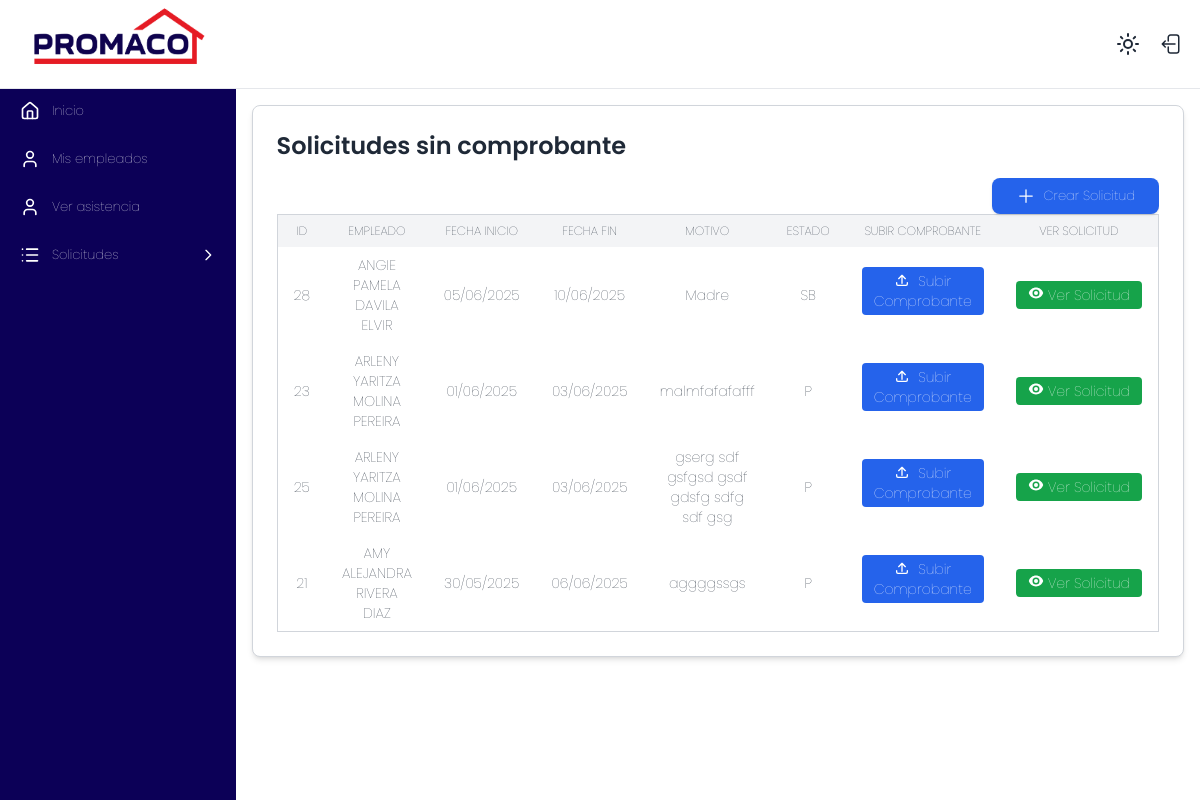
The app's page /marcaje/subir_comprobantes/ (signed in), older data.
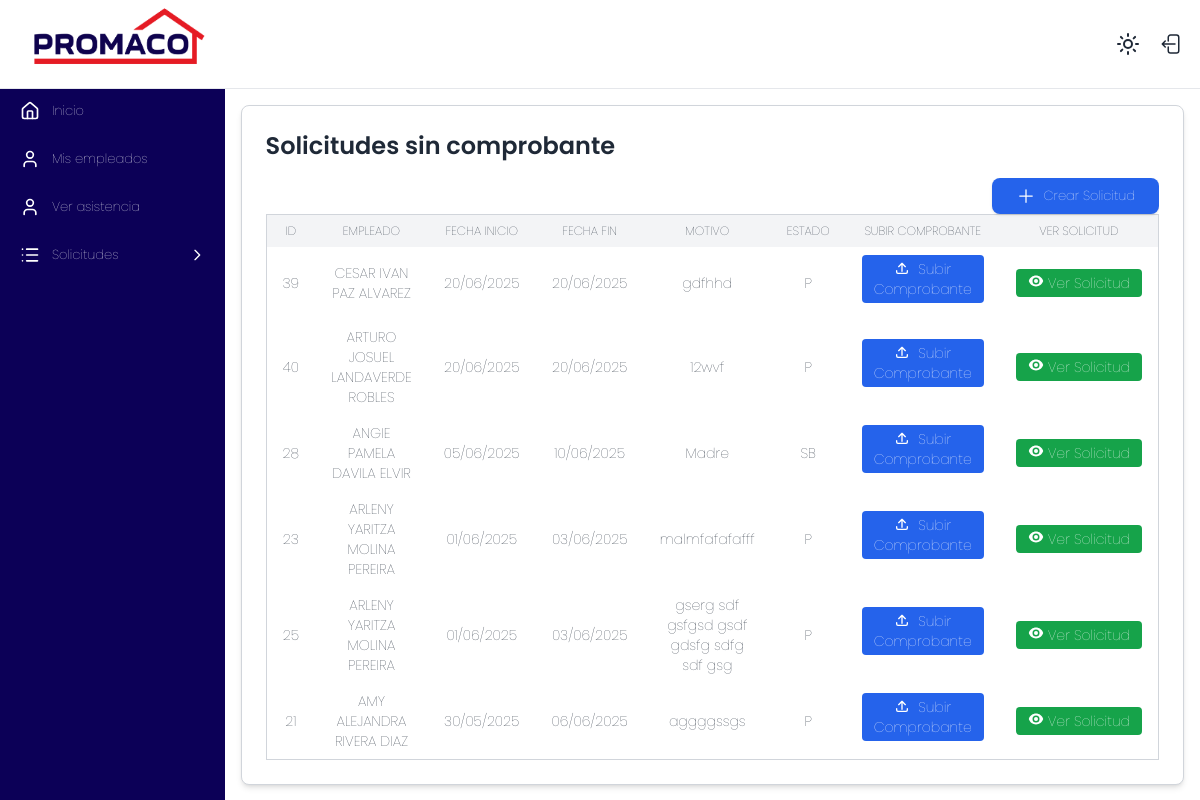
The same page, newer data.
### marcaje/models.py (models this page shows, shortened)
class Permisos(models.Model):
    ESTADO_SOLICITUD = [
        ('P', 'Pendiente'),
        ('A', 'Aprobada'),
        ('SB', 'SUBSANADO'),
        ('R', 'Rechazada'),
    ]
    encargado = models.ForeignKey(Empleado, related_name="solicitudes_enviadas", on_delete=models.PROTECT)
    empleado = models.ForeignKey(Empleado, on_delete=models.CASCADE)
    tipo_permiso = models.ForeignKey(TipoPermisos, on_delete=models.PROTECT)
    fecha_inicio = models.DateField()
    fecha_final = models.DateField()
    fecha_solicitud = models.DateField(auto_now_add=True)
    hora_inicio = models.TimeField(null=True, blank=True)
    hora_final = models.TimeField(null=True, blank=True)
    descripcion = models.CharField(max_length=300)
    tiene_comprobante = models.BooleanField(default=False)
    estado_solicitud = models.CharField(max_length=2, choices=ESTADO_SOLICITUD, default='P')
    pendiente_subsanar = models.BooleanField(default=False)
    aprobacion_gerencial = models.BooleanField(default=False)

class Empleado(models.Model):
    user = models.OneToOneField(User, on_delete=models.SET_NULL, null=True, blank=True, related_name='empleado_marcaje')
    id_externo = models.IntegerField(unique=True)
    codigo = models.CharField(max_length=20)
    nombre = models.CharField(max_length=100)
    departamento = models.CharField(max_length=100)
    sucursal = models.ForeignKey(Sucursal, on_delete=models.PROTECT)
    es_encargado = models.BooleanField(default=False)
    class Meta:
        verbose_name = "Empleado"
        verbose_name_plural = "Empleados"
        ordering = ['nombre']
    def __str__(self):
        return f"{self.nombre} "

### marcaje/views.py (the view)
        def _wrapped_view(request, *args, **kwargs):
            if not request.user.is_authenticated or not check(request.user):
                raise Http404("Página no encontrada")
            return view_func(request, *args, **kwargs)

### marcaje/context_processors.py (called while the page is built)
def empleados_a_cargo_context(request):
    empleados_cargo = []
    encargado_obj = None
    if request.user.is_authenticated:
        try:
            encargado = Empleado.objects.get(user=request.user)
            encargado_obj = encargado
            if encargado.es_encargado:
                empleados_cargo = Empleado.objects.filter(
                    encargado_asignado__encargado=encargado
                )
        except Empleado.DoesNotExist:
            encargado_obj = None
    return {'empleados_a_cargo_global': empleados_cargo, 'encargado': encargado_obj}

### marcaje/templatetags/auth_extras.py (called while the page is built)
@register.filter(name='has_group')
def has_group(user, group_name):
    return user.groups.filter(name=group_name).exists()

### marcaje/views.py (called while the page is built)
def grupo_requerido(nombre_grupo):
    def check(user):
        return user.groups.filter(name=nombre_grupo).exists()
    def decorator(view_func):
        def _wrapped_view(request, *args, **kwargs):
            if not request.user.is_authenticated or not check(request.user):
                raise Http404("Página no encontrada")
            return view_func(request, *args, **kwargs)
        return _wrapped_view
    return decorator

@login_required
@grupo_requerido('encargado')
def subir_comprobante(request):
    try:
        encargado = Empleado.objects.get(user=request.user)
    except Empleado.DoesNotExist:
        return render(request, 'sin_permisos.html')
    solicitudes = Permisos.objects.filter(Q(encargado=encargado, tiene_comprobante=False) | Q(encargado=encargado, estado_solicitud='SB', pendiente_subsanar=True)).order_by('-fecha_solicitud')
    return render(request, 'subir_comprobantes.html', {
        'solicitudes': solicitudes,
    })

### marcaje/templates/subir_comprobantes.html (shortened to what this page needs)
{% extends 'base.html' %}
{% block content %}
<div class="w-full max-w-7xl mx-auto bg-white dark:bg-gray-800 p-6 rounded-lg shadow-md border border-gray-300">
  <h2 class="text-2xl font-semibold mb-4 text-gray-800 dark:text-gray-200">Solicitudes sin comprobante</h2>
  <div class="overflow-x-auto">
    <div class="flex justify-end items-end">
      <a href="{% url 'crear_permiso' %}" class="bg-blue-600 text-white px-6 py-2 rounded-lg shadow hover:bg-blue-700 transition duration-200 flex items-center">
        <svg xmlns="http://www.w3.org/2000/svg" fill="none" viewBox="0 0 24 24" stroke-width="1.5" stroke="currentColor" class="inline w-5 h-5 align-middle mr-2">
          <path stroke-linecap="round" stroke-linejoin="round" d="M12 4.5v15m7.5-7.5h-15" />
        </svg>
        Crear Solicitud
      </a>
    </div>
    <table id="tabla-comprobantes" class="min-w-full text-sm text-left border border-gray-300">
      <thead class="bg-gray-100 dark:bg-gray-600 uppercase text-xs">
        <tr>
          <th class="px-4 py-2" style="text-align: center;">Id</th>
          <th class="px-4 py-2" style="text-align: center;">Empleado</th>
          <th class="px-4 py-2" style="text-align: center;">Fecha Inicio</th>
          <th class="px-4 py-2" style="text-align: center;">Fecha Fin</th>
          <th class="px-4 py-2" style="text-align: center;">Motivo</th>
          <th class="px-4 py-2" style="text-align: center;">Estado</th>
          <th class="px-4 py-2" style="text-align: center;">Subir comprobante</th>
          <th class="px-4 py-2" style="text-align: center;">Ver Solicitud</th>
        </tr>
      </thead>
      <tbody>
        {% for s in solicitudes %}
        <tr id="permiso-{{s.id}}" class="text-center border-gray-200 hover:bg-gray-100 dark:hover:bg-gray-700 transition-colors duration-200">
          <td class="px-4 py-2">{{ s.id }}</td>
          <td class="px-4 py-2">{{ s.empleado }}</td>
          <td class="px-4 py-2">{{ s.fecha_inicio|date:"d/m/Y" }}</td>
          <td class="px-4 py-2">{{ s.fecha_final|date:"d/m/Y" }}</td>
          <td class="px-4 py-2">{{ s.descripcion }}</td>
          <td class="px-4 py-2">{{ s.estado_solicitud }}</td>
          <td class="px-4 py-2">
            <button
              class="bg-blue-600 text-white px-3 py-1 rounded hover:bg-blue-700 text-sm hover:text-white transition"
              hx-get="{% url 'form_comprobante' s.id %}"
              hx-target="#formulario-{{ s.id }}"
              hx-swap="innerHTML">
             <svg xmlns="http://www.w3.org/2000/svg" class="inline w-4 h-4 mr-1 -mt-1" fill="none" viewBox="0 0 24 24" stroke="currentColor">
                <path stroke-linecap="round" stroke-linejoin="round" stroke-width="2" d="M4 16v2a2 2 0 002 2h12a2 2 0 002-2v-2M7 10l5-5m0 0l5 5m-5-5v12" />
              </svg>
              Subir Comprobante
            </button>
          </td>
          <td class="px-4 py-2">
            <div class="flex flex-nowrap items-center">
              <a href="{% url 'ficha_permiso' s.id %}" target="_blank" class="bg-green-600 text-white px-3 py-1 rounded hover:bg-green-700 text-sm hover:text-white transition flex items-center whitespace-nowrap">
                Ver Solicitud
              </a>
            </div>
          </td>
        </tr>
        {% empty %}
        <tr>
          <td colspan="5" class="text-center py-4 text-gray-500">No hay solicitudes pendientes de comprobante.</td>
        </tr>
        {% endfor %}
      </tbody>
    </table>
  </div>
</div>
{% endblock %}

### templates/base.html (shortened to what this page needs)
{% load static %}
<!DOCTYPE html>
<html lang="en">
<head>
    <link href="https://cdn.jsdelivr.net/npm/bootstrap-icons@1.10.5/font/bootstrap-icons.css" rel="stylesheet">
    <link rel="stylesheet" href="https://cdn.jsdelivr.net/npm/@fortawesome/fontawesome-free@6.6.0/css/fontawesome.min.css">
    <link rel="stylesheet" href="https://cdn.datatables.net/2.3.0/css/dataTables.dataTables.css" />
<link rel="stylesheet" href="{% static 'styles/menu.css' %}">
    <script src="https://cdn.tailwindcss.com"></script>
</head>
<body class="bg-white dark:bg-gray-900 text-gray-800 dark:text-gray-200 transition-colors duration-300">
    <div class="flex flex-col min-h-screen">
        <header class="flex justify-between items-center px-2 py-1 bg-white dark:bg-gray-800 border-b border-gray-200 dark:border-gray-700 transition-colors duration-300">
            <div class="flex items-center space-x-2 -mt-4">
                <img src="{% static 'img/logo_new2.png' %}" alt="Logo claro" class="h-24 block dark:hidden ">
            </div>
            <div>
                <button id="theme-toggle" class="p-2 rounded-full hover:bg-gray-100 dark:hover:bg-gray-700 focus:outline-none transition-colors duration-300" aria-label="Cambiar tema">
                    <i data-lucide="sun" class="w-6 h-6 block dark:hidden"></i>
                </button>
                <button class="p-2 rounded-full hover:bg-gray-100 dark:hover:bg-gray-700 focus:outline-none transition-colors duration-300">
                    <a href="{% url 'logout' %}">
                    </a>
                </button>
            </div>
        </header>
        <div class="flex flex-1">
            {% include 'menu2.html' %}
            <main class="flex-1 p-4">
                {% block content %}
                {% endblock %}
            </main>
        </div>
    </div>
</body>
</html>

### templates/menu2.html (shortened to what this page needs)
{% load static %}
{% load auth_extras %}
<aside class="floating-sidebar w-64 bg-promaco-dark dark:bg-gray-800 text-white transition-colors duration-300">
    <nav class="py-5">
        <ul>
            <li class="mb-1">
                <a href="{% url 'home' %}" class="flex items-center px-5 py-3 hover:bg-opacity-10 hover:bg-white transition-colors duration-200">
                    <i data-lucide="home" class="w-5 h-5 mr-3"></i> Inicio
                </a>
            </li>
            {% if request.user|has_group:"encargado" %}
            <li class="mb-1">
                <a href="{% url 'ver' %}" class="flex items-center px-5 py-3 hover:bg-opacity-10 hover:bg-white transition-colors duration-200">
                    <i data-lucide="user" class="w-5 h-5 mr-3"></i> Mis empleados
                </a>
            </li>
            <li class="mb-1">
                <a href="{% url 'asistencias_encargado' %}" class="flex items-center px-5 py-3 hover:bg-opacity-10 hover:bg-white transition-colors duration-200">
                    <i data-lucide="user" class="w-5 h-5 mr-3"></i> Ver asistencia
                </a>
            </li>
            {%endif%}
            <li class="mb-1">
                <details class="group">
                    <summary class="flex items-center px-5 py-3 cursor-pointer hover:bg-opacity-10 hover:bg-white transition-colors duration-200 outline-none">
                        <i data-lucide="list" class="w-5 h-5 mr-3"></i>
                        Solicitudes
                        <svg class="ml-auto w-4 h-4 transition-transform duration-200 group-open:rotate-90" fill="none" stroke="currentColor" viewBox="0 0 24 24">
                            <path stroke-linecap="round" stroke-linejoin="round" stroke-width="2" d="M9 5l7 7-7 7" />
                        </svg>
                    </summary>
                </details>
            </li>
        </ul>
    </nav>
</aside>

### static/styles/menu.css (style rules this page uses)
* { font-family: "Poppins", serif; font-weight: 100; font-style: normal; }
body { font-size: 13px; }
li { color: #fff; }
nav { padding: 0 !important; }
img { width: 100%; }

### templates/base.html (style rules this page uses)
aside.floating-sidebar { position: fixed; top: 88px; left: 0; width: 80vw; max-width: 250px; height: calc(100vh - 88px); background: 'bg-promaco-dark'; box-shadow: 2px 0 8px rgba(0,0,0,0.15); z-index: 50; transform: translateX(-100%); transition: transform 0.3s ease; }
aside.floating-sidebar.visible { transform: translateX(0); }
@media (min-width: 1023px) { aside.floating-sidebar { position: static; transform: none !important; width: 400px; height: auto; box-shadow: none; } }

Row changes from the older to the newer data that the page shows:
added Permisos: id "39", empleado "CESAR IVAN PAZ ALVAREZ", fecha_inicio "20/06/2025", fecha_final "20/06/2025", descripcion "gdfhhd", estado_solicitud "P"
added Permisos: id "40", empleado "ARTURO JOSUEL LANDAVERDE ROBLES", fecha_inicio "20/06/2025", fecha_final "20/06/2025", descripcion "12wvf", estado_solicitud "P"
